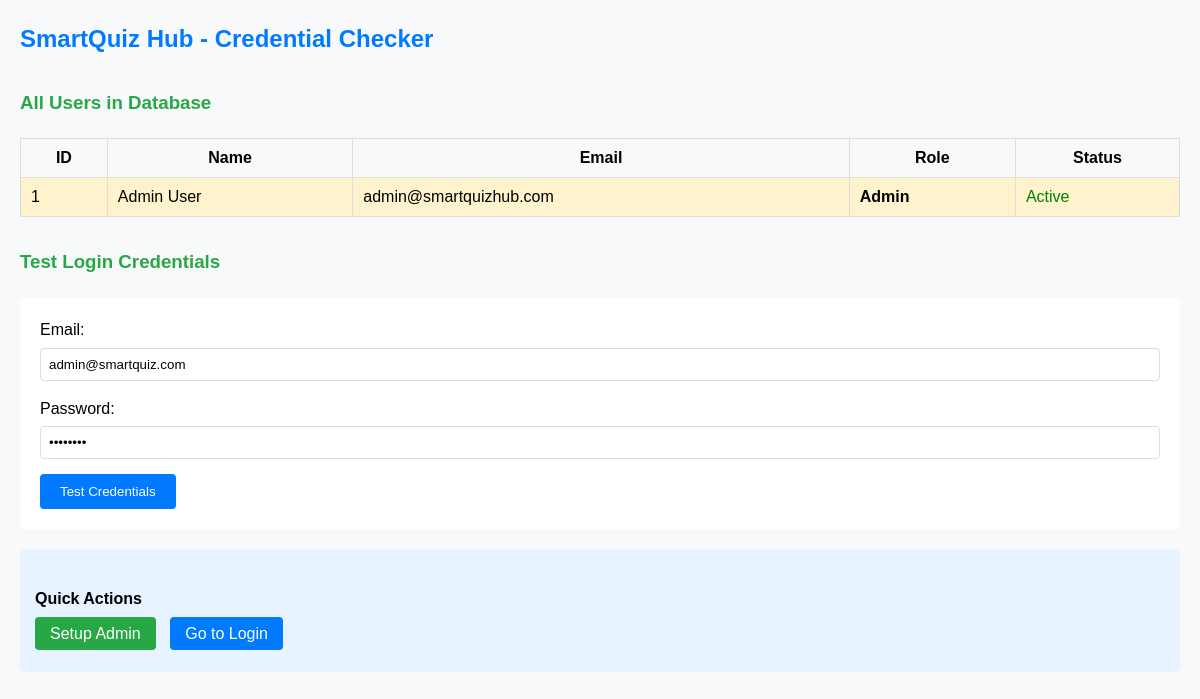
The page /check-credentials.php on the database its author committed.
### tables this page shows
CREATE TABLE users (
    id INT AUTO_INCREMENT PRIMARY KEY,
    name VARCHAR(100) NOT NULL,
    email VARCHAR(150) UNIQUE NOT NULL,
    password VARCHAR(255) NOT NULL,
    role ENUM('user', 'admin', 'instructor') DEFAULT 'user',
    profile_image VARCHAR(255) DEFAULT NULL,
    created_at TIMESTAMP DEFAULT CURRENT_TIMESTAMP,
    updated_at TIMESTAMP DEFAULT CURRENT_TIMESTAMP ON UPDATE CURRENT_TIMESTAMP,
    is_active BOOLEAN DEFAULT TRUE,
    email_verified BOOLEAN DEFAULT FALSE,
    reset_token VARCHAR(255) DEFAULT NULL,
    reset_token_expires DATETIME DEFAULT NULL
);

### check-credentials.php (the view, shortened to what this page needs)
<?php
echo "<h2>SmartQuiz Hub - Credential Checker</h2>";
try {
    $db = getDB();
    $stmt = $db->prepare("SELECT id, name, email, role, is_active, created_at FROM users ORDER BY role DESC, name");
    $stmt->execute();
    $users = $stmt->fetchAll();
    if (count($users) > 0) {
        echo "<h3>All Users in Database</h3>";
        echo "<table style='width: 100%; border-collapse: collapse; margin: 20px 0; background: white;'>";
        echo "<tr style='background: #f8f9fa;'>";
        echo "<th style='padding: 10px; border: 1px solid #ddd;'>ID</th>";
        echo "<th style='padding: 10px; border: 1px solid #ddd;'>Name</th>";
        echo "<th style='padding: 10px; border: 1px solid #ddd;'>Email</th>";
        echo "<th style='padding: 10px; border: 1px solid #ddd;'>Role</th>";
        echo "<th style='padding: 10px; border: 1px solid #ddd;'>Status</th>";
        echo "</tr>";
        foreach ($users as $user) {
            $status = $user['is_active'] ? '<span style="color: green;">Active</span>' : '<span style="color: red;">Inactive</span>';
            $role_color = $user['role'] == 'admin' ? 'style="background: #fff3cd;"' : '';
            echo "<tr {$role_color}>";
            echo "<td style='padding: 10px; border: 1px solid #ddd;'>{$user['id']}</td>";
            echo "<td style='padding: 10px; border: 1px solid #ddd;'>" . htmlspecialchars($user['name']) . "</td>";
            echo "<td style='padding: 10px; border: 1px solid #ddd;'>" . htmlspecialchars($user['email']) . "</td>";
            echo "<td style='padding: 10px; border: 1px solid #ddd;'><strong>" . ucfirst($user['role']) . "</strong></td>";
            echo "<td style='padding: 10px; border: 1px solid #ddd;'>{$status}</td>";
            echo "</tr>";
        }
        echo "</table>";
    } else {
        echo "<div style='background: #fff3cd; padding: 15px; border-radius: 5px;'>";
        echo "<h4>⚠️ No Users Found</h4>";
        echo "<p>The users table is empty. You need to create an admin user first.</p>";
        echo "<p><a href='setup-admin.php'>Run Admin Setup</a></p>";
        echo "</div>";
    }
} catch (PDOException $e) {
    echo "<div style='background: #f8d7da; padding: 15px; border-radius: 5px;'>";
    echo "<h4>❌ Cannot fetch users</h4>";
    echo "<p>" . htmlspecialchars($e->getMessage()) . "</p>";
    echo "</div>";
}
?>
<h3>Test Login Credentials</h3>
<form method="POST" style="background: white; padding: 20px; border-radius: 5px; margin: 20px 0;">
    <div style="margin-bottom: 15px;">
        <label for="email" style="display: block; margin-bottom: 5px;">Email:</label>
        <input type="email" id="email" name="email" required
               style="width: 100%; padding: 8px; border: 1px solid #ddd; border-radius: 4px;"
               value="<?php echo isset($_POST['email']) ? htmlspecialchars($_POST['email']) : 'admin@smartquiz.com'; ?>">
    </div>
    <div style="margin-bottom: 15px;">
        <label for="password" style="display: block; margin-bottom: 5px;">Password:</label>
        <input type="password" id="password" name="password" required
               style="width: 100%; padding: 8px; border: 1px solid #ddd; border-radius: 4px;"
               value="<?php echo isset($_POST['password']) ? htmlspecialchars($_POST['password']) : 'admin123'; ?>">
    </div>
    <button type="submit" style="background: #007bff; color: white; padding: 10px 20px; border: none; border-radius: 4px; cursor: pointer;">
        Test Credentials
    </button>
</form>
<div style="background: #e7f3ff; padding: 15px; border-radius: 5px; margin: 20px 0;">
    <h4>Quick Actions</h4>
    <p>
        <a href="setup-admin.php" style="background: #28a745; color: white; padding: 8px 15px; text-decoration: none; border-radius: 4px; margin-right: 10px;">Setup Admin</a>
        <a href="login.php" style="background: #007bff; color: white; padding: 8px 15px; text-decoration: none; border-radius: 4px;">Go to Login</a>
    </p>
</div>

### check-credentials.php (style rules this page uses)
h2 { color: #007bff; }
h3 { color: #28a745; margin-top: 30px; }
h4 { margin-bottom: 10px; }
p { margin: 10px 0; }
table { background: white; }

### rows shown on the page
users: id "1", name "Admin User", email "admin@smartquizhub.com", role "Admin", is_active "Active"
